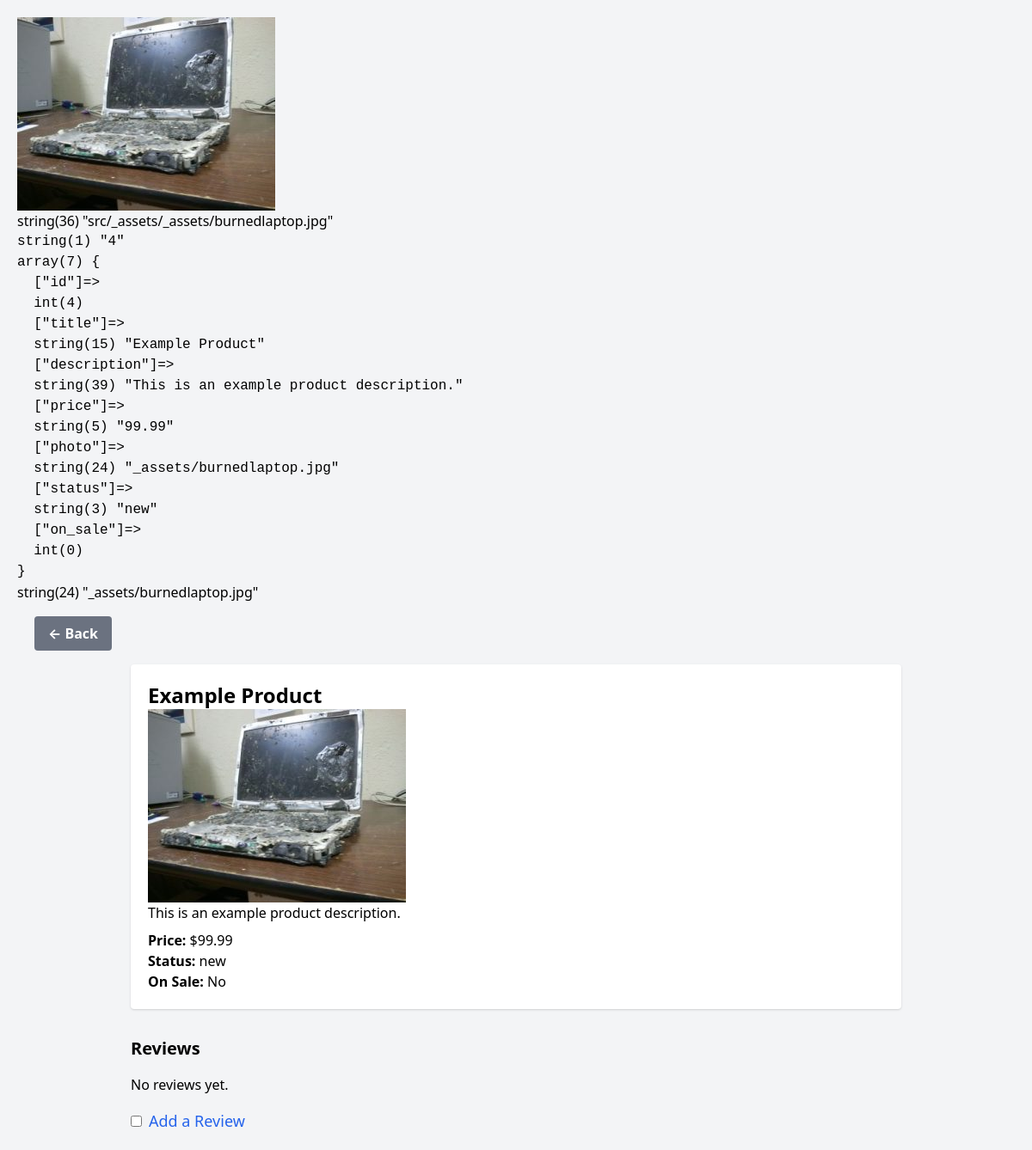
/src/public/product.php?id=4, run on the app's committed database.
### tables this page shows
CREATE TABLE IF NOT EXISTS products (
  id INT AUTO_INCREMENT PRIMARY KEY,
  title VARCHAR(255) NOT NULL,
  description TEXT,
  price DECIMAL(10, 2) NOT NULL,
  photo VARCHAR(255),
  status VARCHAR(50),
  on_sale BOOLEAN DEFAULT FALSE
);

### src/app/App.php (called while the page is built, shortened)
<?php
function getConnectionPDO(): PDO {
    $dsn = "mysql:host=" . DB_HOST . ";dbname=" . DB_NAME;
    $options = [PDO::ATTR_DEFAULT_FETCH_MODE => PDO::FETCH_ASSOC];
    return new PDO($dsn, DB_USER, DB_PASS, $options);
}
function getProductDetailsPDO($productID): ?array {
    $pdo = getConnectionPDO();
    $stmt = $pdo->prepare("SELECT * FROM products WHERE id = :id");
    $stmt->bindValue(':id', $productID, PDO::PARAM_INT);
    $stmt->execute();
    $product = $stmt->fetch(PDO::FETCH_ASSOC);
    return $product ?: null;
}

### src/public/product.php (called while the page is built, shortened)
<?php
require dirname(__DIR__) . '/app/App.php';
$productID = $_GET['id'] ?? null;
$product = getProductDetailsPDO($productID);
$reviews = getReviewsForProduct($productID);
require dirname(__DIR__) . '/views/product.php';

### src/views/product.php (the view, shortened to what this page needs)
<?php
if (!empty($product['photo'])) {
    $imageUrl = 'src/_assets/' . htmlspecialchars($product['photo']);
    echo "<img src='$imageUrl' alt='Product Image'>";
} else {
    echo "No image available.";
}
Var_dump($imageUrl);
echo "<pre>";
var_dump($productID);
var_dump($product);
echo "</pre>";
var_dump(htmlspecialchars($product['photo']));
?>
<!doctype html>
<html lang="en">
<head>
    <link rel="stylesheet" href="/assets/dist/main.css" />
    <link href="https://cdn.jsdelivr.net/npm/tailwindcss@2.2.19/dist/tailwind.min.css" rel="stylesheet">
</head>
<body class="bg-gray-100 p-5">
    <div class="my-4 mx-5">
        <a href="index.php" class="inline-block bg-gray-500 hover:bg-gray-700 text-white font-bold py-2 px-4 rounded transition ease-in-out duration-150">
            ← Back
        </a>
    </div>
    <div class="max-w-4xl mx-auto bg-white p-5 rounded shadow">
        <h1 class="text-2xl font-bold"><?= htmlspecialchars($product['title']); ?></h1>
        <img src="<?=htmlspecialchars($product['photo']); ?>" alt="Product Image">
        <p><?= nl2br(htmlspecialchars($product['description'])); ?></p>
        <p class="mt-2"><strong>Price:</strong> $<?= htmlspecialchars($product['price']); ?></p>
        <p><strong>Status:</strong> <?= htmlspecialchars($product['status']); ?></p>
        <p><strong>On Sale:</strong> <?= $product['on_sale'] ? 'Yes' : 'No'; ?></p>
    </div>
    <div class="max-w-4xl mx-auto mt-8">
        <h2 class="text-xl font-semibold mb-4">Reviews</h2>
        <?php if (!empty($reviews)): ?>
            <?php foreach ($reviews as $review): ?>
                <div class="bg-white p-4 rounded shadow mb-4">
                    <p><?= nl2br(htmlspecialchars($review['comment'])); ?></p>
                    <p class="text-sm">Rating: <?= str_repeat('★', $review['rating']); ?></p>
                    <p class="text-sm">By: <?= htmlspecialchars($review['first_name']) . ' ' . htmlspecialchars($review['last_name']); ?> on <?= date('F j, Y', strtotime($review['date'])); ?></p>
                    <div class="mt-2">
                        <a href="edit_review.php?review_id=<?= $review['id']; ?>&product_id=<?= $product['id']; ?>" class="bg-yellow-500 hover:bg-yellow-700 text-white font-bold py-1 px-2 rounded">Edit</a>
                        <a href="delete_review.php?review_id=<?= $review['id']; ?>&product_id=<?= $product['id']; ?>" onclick="return confirm('Are you sure you want to delete this review?');" class="bg-red-500 hover:bg-red-700 text-white font-bold py-1 px-2 rounded">Delete</a>
                        <a href="#top" class="inline-block bg-blue-500 hover:bg-blue-700 text-white font-bold py-0.5 px-2 mx-1.5 rounded transition ease-in-out duration-150">↑</a>
                    </div>
                </div>
            <?php endforeach; ?>
        <?php else: ?>
            <p>No reviews yet.</p>
        <?php endif; ?>
        <div class="mt-4">
            <label for="toggleReview" class="inline-flex items-center cursor-pointer text-lg text-blue-600 hover:text-blue-800">
                <input type="checkbox" id="toggleReview" class="form-checkbox rounded text-blue-500 focus:ring-blue-500" onchange="document.getElementById('reviewForm').classList.toggle('hidden');">
                <span class="ml-2">Add a Review</span>
            </label>
        </div>
    </div>
</body>
</html>

### data on the page
products: photo (picture), title "Example Product", description "This is an example product description.", price "99.99", status "new"
